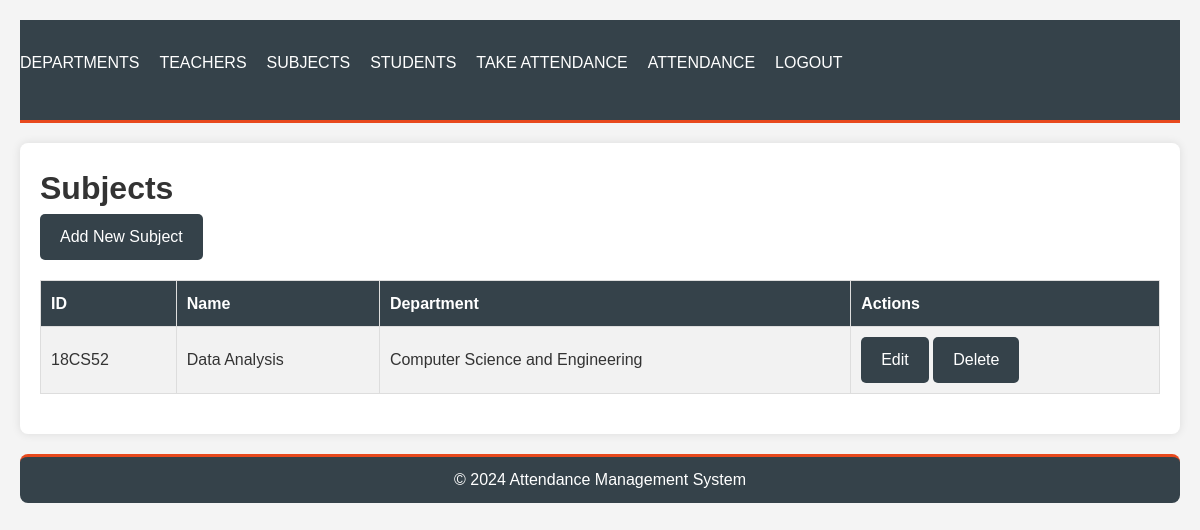
/subjects/ (signed in), run on the app's committed database.
### attendance/models.py (models this page shows, shortened)
class Subject(models.Model):
    unique_subject_id = models.CharField(max_length=10, unique=True)
    name = models.CharField(max_length=100)
    department = models.ForeignKey(Department, on_delete=models.CASCADE)

class Department(models.Model):
    dept_unique_id = models.CharField(max_length=10, unique=True)
    name = models.CharField(max_length=100)
    total_teachers = models.IntegerField(default=0)
    subjects = models.ManyToManyField('Subject', related_name='departments')

### attendance/views.py (the view)
# urls.py: path('subjects/', views.subject_list, name='subject_list'),
@login_required
def subject_list(request):
    subjects = Subject.objects.all()
    return render(request, 'attendance/subject_list.html', {'subjects': subjects})

### attendance/templatetags/custom_tags.py (called while the page is built)
@register.filter
def is_teacher(user):
    return user.groups.filter(name='Teachers').exists()

### attendance/templates/attendance/subject_list.html
{% extends 'attendance/base.html' %}
{% load custom_tags %}
{% block content %}
<h1>Subjects</h1>
{% if user|is_teacher %}
    <a href="{% url 'add_subject' %}" class="btn btn-success">Add New Subject</a>
{% endif %}
<table>
    <tr>
        <th>ID</th>
        <th>Name</th>
        <th>Department</th>
        {% if user|is_teacher %}
            <th>Actions</th>
        {% endif %}
    </tr>
    {% for subject in subjects %}
    <tr>
        <td>{{ subject.unique_subject_id }}</td>
        <td>{{ subject.name }}</td>
        <td>{{ subject.department.name }}</td>
        {% if user|is_teacher %}
            <td>
                <a href="{% url 'edit_subject' subject.id %}" class="btn btn-primary">Edit</a>
                <a href="{% url 'delete_subject' subject.id %}" class="btn btn-primary">Delete</a>
            </td>
        {% endif %}
    </tr>
    {% endfor %}
</table>
{% endblock %}

### attendance/static/attendance/css/styles.css (style rules this page uses)
body, h1, h2, h3, p, ul, ol, li { margin: 0; padding: 0; box-sizing: border-box; }
body { font-family: Arial, sans-serif; line-height: 1.6; background-color: #f4f4f4; color: #333; padding: 20px; }
table { width: 100%; border-collapse: collapse; margin: 20px 0; }
table, th, td { border: 1px solid #dddddd; }
th, td { padding: 10px; text-align: left; }
th { background-color: #35424a; color: white; }
tr:nth-child(even) { background-color: #f2f2f2; }
button, .btn { display: inline-block; padding: 10px 20px; font-size: 16px; text-decoration: none; color: #ffffff; background-color: #35424a; border: none; border-radius: 5px; cursor: pointer; }

### data on the page
Subject: unique_subject_id "18CS52", name "Data Analysis", department.name "Computer Science and Engineering"
